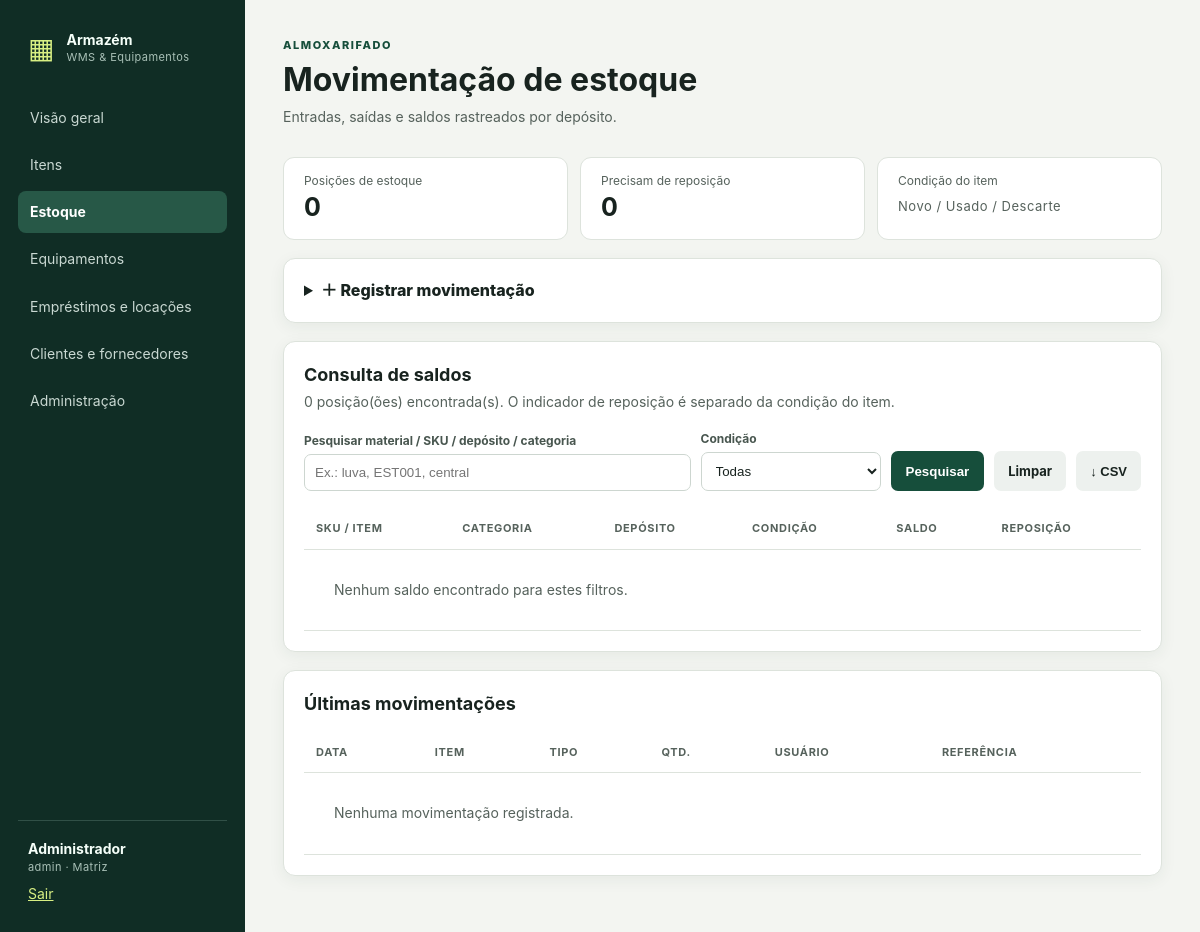
The page /stock (signed in) on the database as committed earlier.
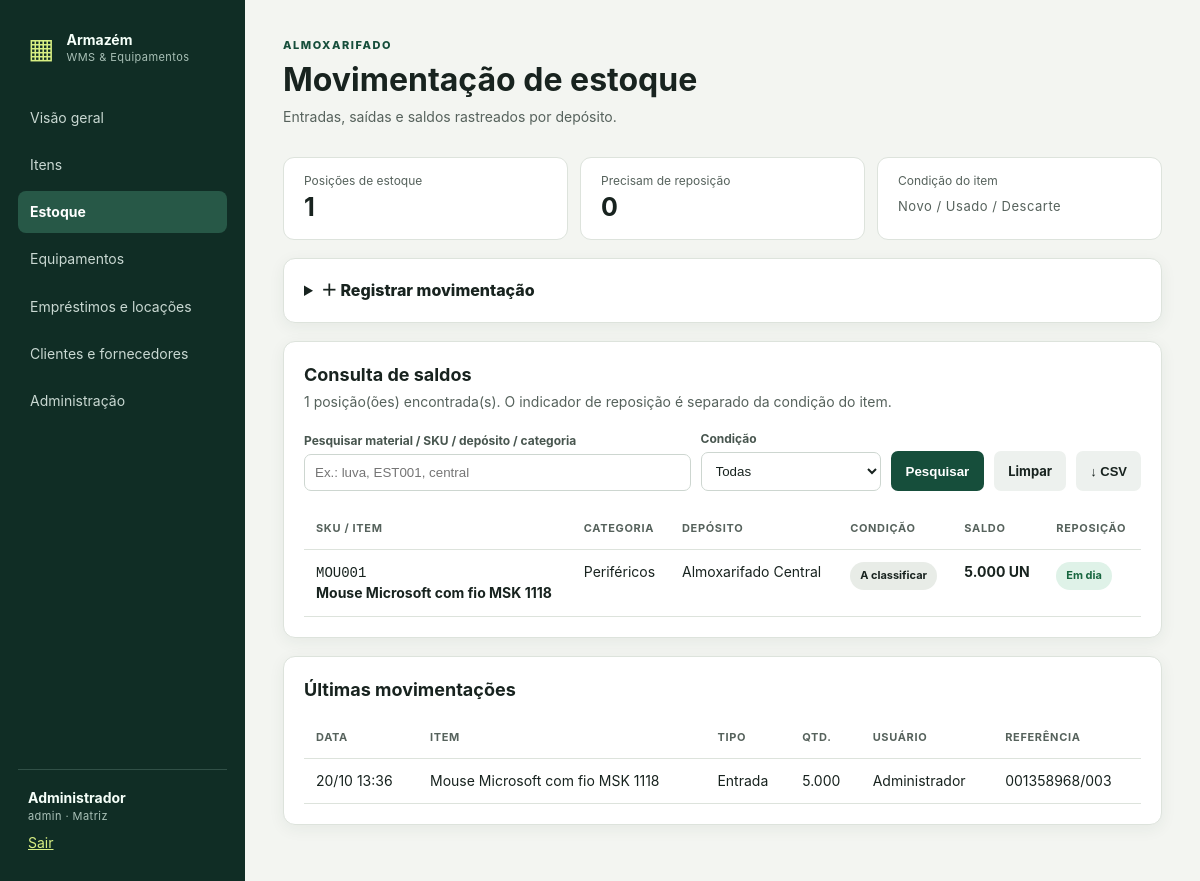
The same page on the database as committed later.
### models.py (models this page shows, shortened)
class User(UserMixin, db.Model):
    __tablename__ = "users"
    id = db.Column(db.Integer, primary_key=True)
    name = db.Column(db.String(120), nullable=False)
    email = db.Column(db.String(180), unique=True, nullable=False)
    password_hash = db.Column(db.String(255), nullable=False)
    role = db.Column(db.String(20), default="operator", nullable=False)
    branch_id = db.Column(db.Integer, db.ForeignKey("branches.id"))
    active = db.Column(db.Boolean, default=True, nullable=False)
    branch = db.relationship("Branch")
    def can(self, *roles): return self.role in roles

class Branch(db.Model):
    __tablename__ = "branches"
    id = db.Column(db.Integer, primary_key=True)
    code = db.Column(db.String(20), unique=True, nullable=False)
    name = db.Column(db.String(120), nullable=False)
    active = db.Column(db.Boolean, default=True, nullable=False)

class StockBalance(db.Model):
    __tablename__ = "stock_balances"
    id = db.Column(db.Integer, primary_key=True)
    item_id = db.Column(db.Integer, db.ForeignKey("items.id"), nullable=False)
    warehouse_id = db.Column(db.Integer, db.ForeignKey("warehouses.id"), nullable=False)
    quantity = db.Column(db.Numeric(14, 3), default=0, nullable=False)
    item = db.relationship("Item")
    warehouse = db.relationship("Warehouse")
    __table_args__ = (db.UniqueConstraint("item_id", "warehouse_id"),)

class Item(db.Model):
    __tablename__ = "items"
    id = db.Column(db.Integer, primary_key=True)
    sku = db.Column(db.String(50), unique=True, nullable=False)
    name = db.Column(db.String(160), nullable=False)
    category = db.Column(db.String(80))
    condition = db.Column(db.String(20), default="UNSPECIFIED", nullable=False)
    item_type = db.Column(db.String(20), nullable=False)  # STOCK/EQUIPMENT
    unit = db.Column(db.String(10), default="UN", nullable=False)
    minimum_stock = db.Column(db.Numeric(14, 3), default=0, nullable=False)
    active = db.Column(db.Boolean, default=True, nullable=False)

class Warehouse(db.Model):
    __tablename__ = "warehouses"
    id = db.Column(db.Integer, primary_key=True)
    branch_id = db.Column(db.Integer, db.ForeignKey("branches.id"), nullable=False)
    code = db.Column(db.String(20), nullable=False)
    name = db.Column(db.String(120), nullable=False)
    active = db.Column(db.Boolean, default=True, nullable=False)
    branch = db.relationship("Branch", backref="warehouses")
    __table_args__ = (db.UniqueConstraint("branch_id", "code"),)

class StockMovement(db.Model):
    __tablename__ = "stock_movements"
    id = db.Column(db.Integer, primary_key=True)
    item_id = db.Column(db.Integer, db.ForeignKey("items.id"), nullable=False)
    warehouse_id = db.Column(db.Integer, db.ForeignKey("warehouses.id"), nullable=False)
    movement_type = db.Column(db.String(20), nullable=False)
    quantity = db.Column(db.Numeric(14, 3), nullable=False)
    reference = db.Column(db.String(100))
    notes = db.Column(db.Text)
    user_id = db.Column(db.Integer, db.ForeignKey("users.id"), nullable=False)
    created_at = db.Column(db.DateTime, default=now, nullable=False)
    item = db.relationship("Item")
    warehouse = db.relationship("Warehouse")
    user = db.relationship("User")

### app.py (the view, shortened to what this page needs)
    @app.route("/stock", methods=["GET", "POST"])
    @login_required
    def stock():
        warehouses = Warehouse.query.order_by(Warehouse.name).all()
        search = request.args.get("q", "").strip()[:120]
        condition = request.args.get("condition", "")
        balance_query = StockBalance.query.join(Item).join(Warehouse)
        if current_user.role != "admin" and current_user.branch_id:
            balance_query = balance_query.filter(Warehouse.branch_id == current_user.branch_id)
        if search:
            phrase = f"%{search}%"
            balance_query = balance_query.filter(or_(Item.sku.ilike(phrase), Item.name.ilike(phrase),
                                                    Item.category.ilike(phrase), Warehouse.name.ilike(phrase)))
        if condition in ITEM_CONDITIONS or condition == "UNSPECIFIED":
            balance_query = balance_query.filter(Item.condition == condition)
        balances = balance_query.order_by(Item.name, Warehouse.name).all()
        total_balances = StockBalance.query.join(Warehouse)
        low_query = StockBalance.query.join(Item).join(Warehouse).filter(StockBalance.quantity <= Item.minimum_stock)
        movements = StockMovement.query.join(Warehouse)
        total_count = total_balances.count()
        low_count = low_query.count()
        return render_template("stock.html", balances=balances, movements=movements.order_by(StockMovement.created_at.desc()).limit(30).all(),
                               items=Item.query.filter_by(item_type="STOCK", active=True).order_by(Item.name).all(),
                               warehouses=warehouses, search=search, selected_condition=condition,
                               total_balances=total_count, low_count=low_count)

### templates/stock.html (shortened to what this page needs)
{% extends 'base.html' %}
{% block content %}
<header><div><small>ALMOXARIFADO</small><h1>Movimentação de estoque</h1><p>Entradas, saídas e saldos rastreados por depósito.</p></div></header>
<section class="info-strip"><div><span>Posições de estoque</span><strong>{{ total_balances }}</strong></div><div><span>Precisam de reposição</span><strong class="{{ 'alert-text' if low_count else '' }}">{{ low_count }}</strong></div><div><span>Condição do item</span><small>Novo / Usado / Descarte</small></div></section>
{% if current_user.can('admin','manager','operator') %}
<details class="panel form-panel"><summary>＋ Registrar movimentação</summary></details>
{% endif %}
<section class="panel search-panel">
  <div class="search-heading"><div><h2>Consulta de saldos</h2><p>{{ balances|length }} posição(ões) encontrada(s). O indicador de reposição é separado da condição do item.</p></div></div>
  <form method="get" class="filter-bar" role="search">
    <label class="filter-search">Pesquisar material / SKU / depósito / categoria<input type="search" name="q" value="{{search}}" placeholder="Ex.: luva, EST001, central" autocomplete="off"></label>
    <label>Condição<select name="condition"><option value="">Todas</option></select></label>
    <button type="submit">Pesquisar</button><a class="btn-soft" href="{{ url_for('stock') }}">Limpar</a>
    <button class="btn-soft" type="submit" name="export" value="csv">↓ CSV</button>
  </form>
  <div class="table-scroll" role="region" tabindex="0" aria-label="Saldos do estoque"><table><thead><tr><th>SKU / Item</th><th>Categoria</th><th>Depósito</th><th>Condição</th><th>Saldo</th><th>Reposição</th></tr></thead>
    <tbody>{% for b in balances %}<tr>
      <td><code>{{b.item.sku}}</code><br><b>{{b.item.name}}</b></td><td>{{ b.item.category or '-' }}</td><td>{{b.warehouse.name}}</td>
      <td><span class="badge {{ 'green' if b.item.condition=='NEW' else 'amber' if b.item.condition=='USED' else 'red' if b.item.condition=='DISPOSAL' else '' }}">{{ condition_labels.get(b.item.condition, 'A classificar') }}</span></td>
      <td><b>{{b.quantity}} {{b.item.unit}}</b></td>
      <td><span class="badge {{'red' if b.quantity <= b.item.minimum_stock else 'green'}}">{{'Repor' if b.quantity <= b.item.minimum_stock else 'Em dia'}}</span></td>
    </tr>{% else %}<tr><td colspan="6" class="empty">Nenhum saldo encontrado para estes filtros.</td></tr>{% endfor %}</tbody>
  </table></div>
</section>
<section class="panel"><h2>Últimas movimentações</h2><div class="table-scroll" role="region" tabindex="0" aria-label="Últimas movimentações de estoque"><table><thead><tr><th>Data</th><th>Item</th><th>Tipo</th><th>Qtd.</th><th>Usuário</th><th>Referência</th></tr></thead><tbody>{% for m in movements %}<tr><td>{{m.created_at.strftime('%d/%m %H:%M')}}</td><td>{{m.item.name}}</td><td>{{'Entrada' if m.movement_type=='IN' else 'Saída'}}</td><td>{{m.quantity}}</td><td>{{m.user.name}}</td><td>{{m.reference or '-'}}</td></tr>{% else %}<tr><td colspan="6" class="empty">Nenhuma movimentação registrada.</td></tr>{% endfor %}</tbody></table></div></section>
{% endblock %}

### templates/base.html (shortened to what this page needs)
<!doctype html>
<html lang="pt-BR">
<head>
<link rel="stylesheet" href="{{ url_for('static', filename='style.css') }}">
</head>
<body>
{% if current_user.is_authenticated %}
<aside aria-label="Painel lateral">
  <div class="brand"><span aria-hidden="true">▦</span><div><b>Armazém</b><small>WMS & Equipamentos</small></div></div>
  <nav aria-label="Navegação principal">
    <a href="{{ url_for('dashboard') }}" {% if request.endpoint == 'dashboard' %}aria-current="page"{% endif %}>Visão geral</a>
    <a href="{{ url_for('items') }}" {% if request.endpoint in ['items','item_condition'] %}aria-current="page"{% endif %}>Itens</a>
    <a href="{{ url_for('stock') }}" {% if request.endpoint == 'stock' %}aria-current="page"{% endif %}>Estoque</a>
    <a href="{{ url_for('assets') }}" {% if request.endpoint in ['assets','asset_detail','asset_condition','asset_release','asset_photo','asset_qr'] %}aria-current="page"{% endif %}>Equipamentos</a>
    <a href="{{ url_for('loans') }}" {% if request.endpoint in ['loans','loan_action','loan_term'] %}aria-current="page"{% endif %}>Empréstimos e locações</a>
    <a href="{{ url_for('parties') }}" {% if request.endpoint == 'parties' %}aria-current="page"{% endif %}>Clientes e fornecedores</a>
    {% if current_user.role == 'admin' %}<a href="{{ url_for('admin') }}" {% if request.endpoint == 'admin' %}aria-current="page"{% endif %}>Administração</a>{% endif %}
  </nav>
  <div class="account"><b>{{ current_user.name }}</b><small>{{ current_user.role }} · {{ current_user.branch.name if current_user.branch else 'Todas' }}</small><a href="{{ url_for('logout') }}">Sair</a></div>
</aside>
{% endif %}
<main id="conteudo-principal" tabindex="-1" class="{% if not current_user.is_authenticated %}full{% endif %}">
  {% block content %}{% endblock %}
</main>
</body>
</html>

### static/style.css (style rules this page uses)
:root { --ink:#18231f;--muted:#56625c;--bg:#f3f5f1;--panel:#fff;--brand:#164e3b;--accent:#d8ef83;--line:#dde3dc;--danger:#a43c3c;--amber:#8a5b0d }
* { box-sizing:border-box }
body { margin:0;background:var(--bg);color:var(--ink);font:14px/1.45 Inter,Segoe UI,Arial,sans-serif }
aside { position:fixed;inset:0 auto 0 0;width:245px;background:#102d25;color:#f5fff9;padding:28px 18px;display:flex;flex-direction:column }
.brand { display:flex;gap:12px;align-items:center;padding:0 10px 28px }
.brand>span { font-size:28px;color:var(--accent) }
.brand div,.account { display:flex;flex-direction:column }
.brand small,.account small { color:#a9c0b7 }
nav { display:grid;gap:5px }
nav a { color:#c9d8d2;text-decoration:none;padding:11px 12px;border-radius:8px }
.account { margin-top:auto;border-top:1px solid #315047;padding:18px 10px 0 }
.account a { color:var(--accent);margin-top:8px }
main { margin-left:245px;padding:38px;max-width:1500px }
header { display:flex;justify-content:space-between;align-items:flex-start;margin-bottom:25px }
h1 { font-size:32px;margin:3px 0 }
h2 { font-size:18px }
p { color:var(--muted);margin:4px 0 }
small { display:block;color:var(--muted);font-size:11px;letter-spacing:.04em }
header>div>small { color:var(--brand);font-weight:800;letter-spacing:.14em }
.date,.badge { display:inline-block;padding:6px 10px;border-radius:100px;background:#e8ece7;font-size:11px;font-weight:700 }
.metrics article,.panel,.asset-card { background:var(--panel);border:1px solid var(--line);border-radius:12px;box-shadow:0 4px 16px #243b3210 }
.panel { padding:20px;margin-bottom:18px;overflow:auto }
.panel h2 { margin-top:0 }
details summary { cursor:pointer;font-weight:800;font-size:16px }
label { font-size:12px;font-weight:700;color:#48564f }
input,select { display:block;width:100%;margin-top:6px;border:1px solid #cdd6d0;border-radius:7px;padding:10px;background:white;color:var(--ink) }
button { border:0;background:var(--brand);color:white;border-radius:7px;padding:11px 15px;font-weight:700;cursor:pointer }
table { width:100%;border-collapse:collapse }
th { text-align:left;color:var(--muted);font-size:11px;text-transform:uppercase;letter-spacing:.06em }
td,th { padding:12px;border-bottom:1px solid var(--line);vertical-align:top }
.badge.green { background:#dff2e8;color:#17663f }
.search-heading { display:flex;justify-content:space-between;align-items:center;gap:12px;margin-bottom:10px }
.search-heading h2 { margin:0 }
.search-heading p { margin-top:3px }
.filter-bar { display:flex;flex-wrap:wrap;align-items:end;gap:10px;margin:14px 0 18px }
.filter-bar label { flex:0 1 180px;min-width:130px }
.filter-bar .filter-search { flex:2 1 270px }
.filter-bar input,.filter-bar select { margin-top:5px }
.filter-bar button,.filter-bar .btn-soft { height:40px;white-space:nowrap }
.btn-soft { display:inline-flex;align-items:center;justify-content:center;background:#edf1ee;border-radius:7px;padding:10px 14px;color:var(--ink);text-decoration:none;font-size:13px;font-weight:700;border:0;cursor:pointer }
.table-scroll { overflow-x:auto;max-width:100% }
.info-strip { display:flex;gap:12px;flex-wrap:wrap;margin-bottom:18px }
.info-strip>div { background:white;border:1px solid var(--line);border-radius:11px;padding:14px 20px;min-width:170px;flex:1 }
.info-strip span { display:block;color:var(--muted);font-size:12px }
.info-strip strong { font-size:25px }
.info-strip small { margin-top:8px;font-size:13px }
nav a[aria-current="page"] { background:#275847;color:#fff;font-weight:700 }
header { flex-wrap:wrap;gap:14px }
header>div { min-width:0;overflow-wrap:anywhere }
.panel { max-width:100% }
.table-scroll { overflow-x:auto;max-width:100%;overscroll-behavior-x:contain }
nav a { overflow-wrap:anywhere }

Rows that differ between the two databases and show on the page:
added StockBalance: item.sku "MOU001", item.name "Mouse Microsoft com fio MSK 1118", item "Periféricos", warehouse.name "Almoxarifado Central", quantity "5.000", item.unit "UN", quantity.minimum_stock "Em dia"
added Item: get "A classificar"
added StockMovement: created_at "20/10 13:36", item.name "Mouse Microsoft com fio MSK 1118", movement_type "Entrada", quantity "5.000", user.name "Administrador", reference "001358968/003"
Other text that changed with them:
{{ total_balances }}: "0" → "1"
{{ balances|length }}: "0" → "1"
text no longer shown: "Nenhum saldo encontrado para estes filtros. Nenhuma movimentação registrada."
